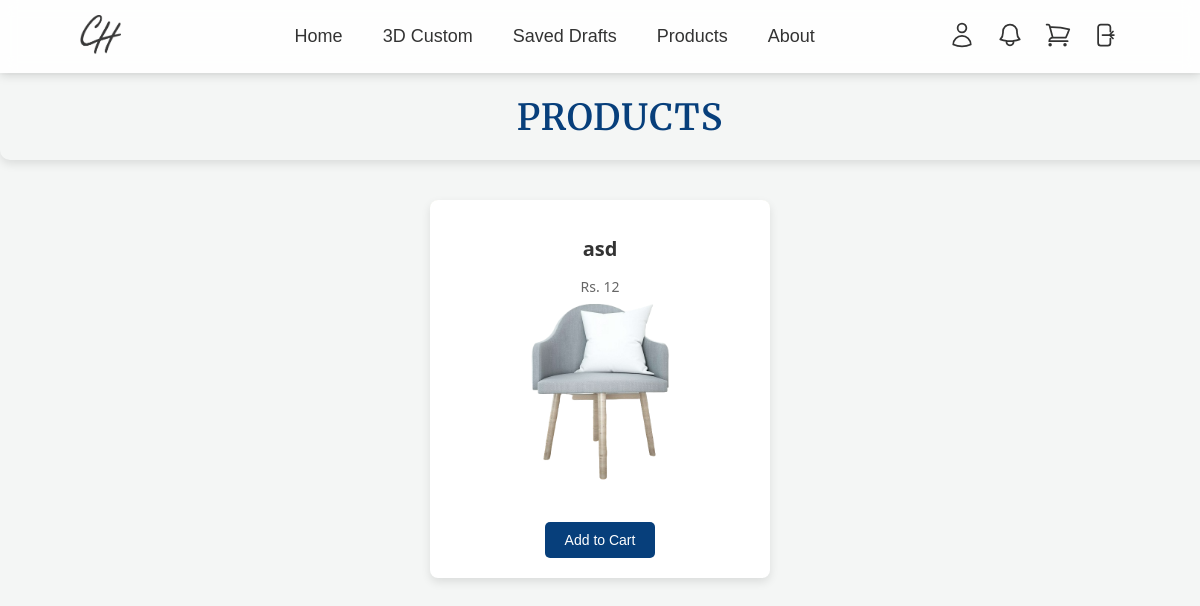
The page /product.php on the database its author committed.
### tables this page shows
CREATE TABLE `products` (
  `id` int(11) NOT NULL,
  `name` varchar(50) NOT NULL,
  `description` varchar(250) NOT NULL,
  `price` int(50) NOT NULL,
  `image` varchar(250) NOT NULL,
  `sellerid` int(11) NOT NULL
);

### product.php (the view, shortened to what this page needs)
<?php
include 'navbar.php';
include("dbconn.php");
?>
<!DOCTYPE html>
<html lang="en">
<head>
    <link rel="stylesheet" href="product.css" />
</head>
<body>
<section class="section__container" id="product">
    <h2 class="section__header">Products</h2>
    <div class="product__grid">
        <?php
        $query = "SELECT * FROM products";
        $result = mysqli_query($conn, $query);
        while ($row = mysqli_fetch_assoc($result)): ?>
        <div class="product__card">
            <h4><?php echo htmlspecialchars($row['name']); ?></h4>
            <p>Rs. <?php echo htmlspecialchars($row['price']); ?></p>
            <?php if (!empty($row['image'])): ?>
                <img src="<?php echo $row['image']; ?>" alt="Product Image" class="product__image">
            <?php else: ?>
                <img src="default-image.jpg" alt="Default Product Image" class="product__image">
            <?php endif; ?>
            <form action="add_to_cart.php" method="post" class="add-to-cart-form">
                <button type="submit" class="btn-add-to-cart">Add to Cart</button>
            </form>
        </div>
        <?php endwhile; ?>
    </div>
</section>
</body>
</html>

### product.css (style rules this page uses)
:root { --primary-color: #00254d; --text-dark: #171717; --text-light: #737373; --extra-light: #f4f6f5; --white: #ffffff; --max-width: 1200px; --header-font: "Merriweather", serif; --body-font: "Poppins", sans-serif; }
body { font-family: var(--body-font); margin: 0; padding: 0; background-color: var(--extra-light); color: var(--text-dark); scroll-behavior: smooth; }
.section__container { max-width: var(--max-width); margin: auto; padding: 4rem 1rem; }
.section__header { margin-bottom: 2rem; font-size: 2.5rem; font-weight: 600; text-align: center; font-family: var(--header-font); color: var(--primary-color); }
.product__grid { display: grid; grid-template-columns: repeat(auto-fit, minmax(280px, 1fr)); gap: 2rem; }
.product__card { position: relative; background: var(--white); border-radius: 8px; box-shadow: 0 4px 8px rgba(0, 0, 0, 0.1); text-align: center; padding: 1.5rem; transition: transform 0.3s, box-shadow 0.3s; }
.product__card::before { content: ""; position: absolute; top: 0; left: 0; width: 100%; height: 60%; background-color: rgba(234, 194, 47, 0.15); z-index: -1; transition: height 0.3s ease; border-radius: 8px 8px 0 0; }
.product__image { max-width: 100%; height: 180px; object-fit: cover; border-radius: 8px; margin-bottom: 1rem; }
.product__card h4 { font-size: 1.2rem; font-weight: 600; margin-bottom: 0.5rem; color: var(--text-dark); }
.product__card p { font-size: 1rem; color: var(--text-light); }
@media (min-width: 768px) { .product__grid { grid-template-columns: repeat(3, 1fr); } }

### product.php (style rules this page uses)
body { font-family: 'Segoe UI', Tahoma, Geneva, Verdana, sans-serif; margin: 0; padding: 0; }
.section__container { padding: 40px 20px; text-align: center; margin-top: 160px; }
.section__header { font-size: 36px; color: #073f7b; margin:75px 0 0 0; text-transform: uppercase; letter-spacing: 1px; padding: 20px; position: fixed; top: 0; left: 0; width: 100%; z-index: 999; box-shadow: 0 4px 10px rgba(0, 0, 0, 0.1); border-radius: 0 0 10px 10px; display: block; }
.product__grid { display: flex; flex-wrap: wrap; gap: 20px; justify-content: center; }
.product__card { background-color: white; m border-radius: 10px; padding: 20px; width: 300px; text-align: center; box-shadow: 0 4px 10px rgba(0, 0, 0, 0.1); transition: box-shadow 0.3s ease; overflow: hidden; }
.product__card h4 { margin: 15px 0; font-size: 20px; color: #333; }
.product__card p { margin: 5px 0; font-size: 14px; color: #666; }
.btn-add-to-cart { background-color: #073f7b; color: white; border: none; padding: 10px 20px; font-size: 14px; cursor: pointer; border-radius: 5px; margin-top: 20px; transition: background-color 0.3s, transform 0.2s; }

### rows shown on the page
products: name "asd", price "12", image (picture)
